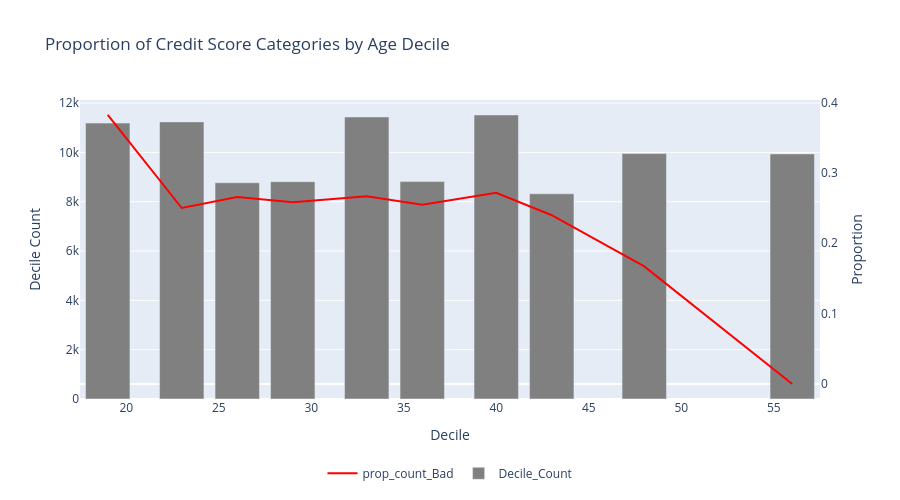

The code cell stored with this chart in its notebook:
### Markdown cell above
<font color = 'skyblue'> Bad

### Code cell
# A medida que los deudores son mayores menor es la proporción de malos clientes.
# 1) Menores a 20
# 2) Entre 20 y 43
# 3) Mayores a 43
chart_types = {
    "prop_count_Bad": "line",  
    "Decile_Count": "bar"    
}

fig = plot_interactive_chart(
    df=deciles,  
    y_columns=["prop_count_Bad", "Decile_Count"],  
    x_column="Decile_Max",  
    chart_types=chart_types, 
    title="Proportion of Credit Score Categories by Age Decile",
    x_title="Decile",
    y_title="Decile Count",  
    y2_title="Proportion",   
    secondary_y=["prop_count_Bad"],  
    width=900,
    height=500,
    custom_colors={"prop_count_Bad": "red", "Decile_Count": "gray"}  
)

fig.show()

### Figure 1 — Plotly figure (JSON) as saved in the notebook; plotly's stock layout.template omitted (floating-point values rounded to 4 significant figures)
{"data": [{"line": {"color": "red"}, "mode": "lines", "name": "prop_count_Bad", "type": "scatter", "x": [19, 23, 26, 29, 33, 36, 40, 43, 48, 56], "y": [0.3821, 0.25, 0.2657, 0.258, 0.2667, 0.2547, 0.2715, 0.2397, 0.1671, 0.0], "yaxis": "y2"}, {"marker": {"color": "gray"}, "name": "Decile_Count", "type": "bar", "x": [19, 23, 26, 29, 33, 36, 40, 43, 48, 56], "y": [11188, 11238, 8769, 8815, 11438, 8816, 11519, 8322, 9955, 9940], "yaxis": "y"}], "layout": {"height": 500, "legend": {"orientation": "h", "x": 0.5, "xanchor": "center", "y": -0.2, "yanchor": "top"}, "title": {"text": "Proportion of Credit Score Categories by Age Decile"}, "width": 900, "xaxis": {"title": {"text": "Decile"}}, "yaxis": {"title": {"text": "Decile Count"}}, "yaxis2": {"overlaying": "y", "showgrid": false, "side": "right", "title": {"text": "Proportion"}}}}
